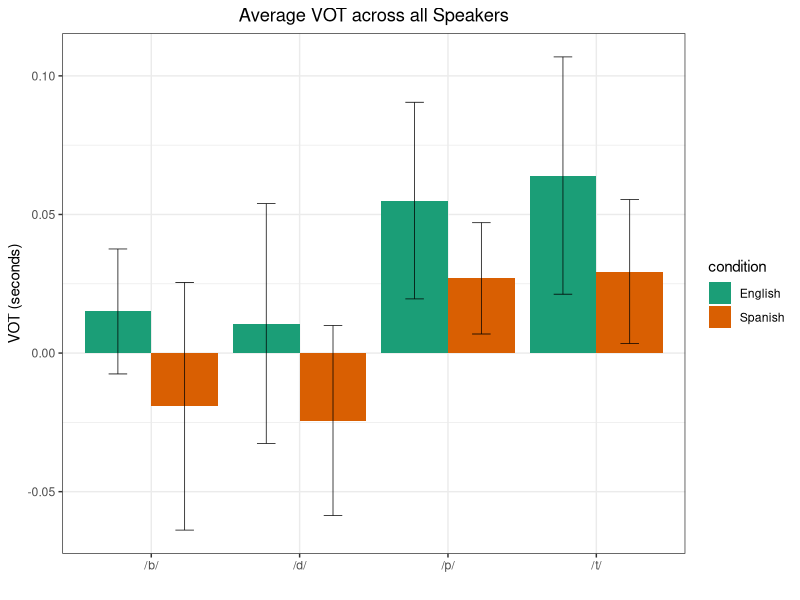
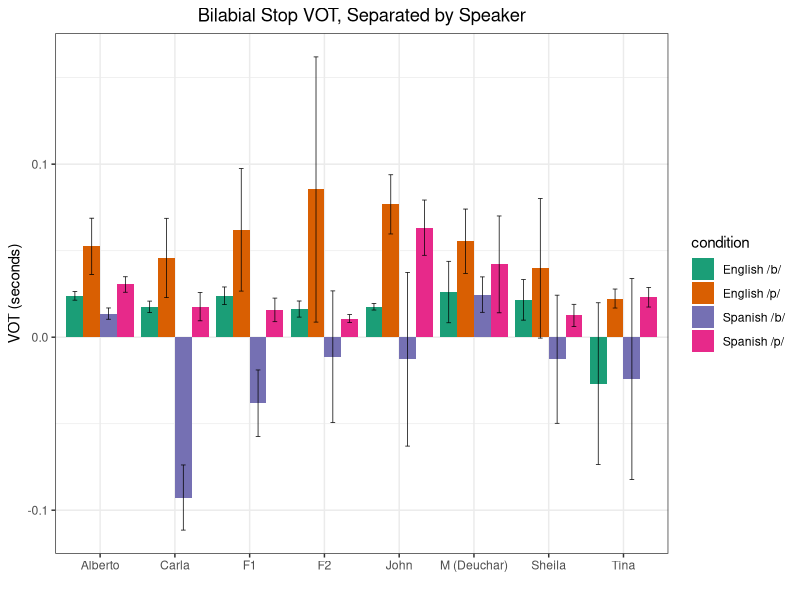
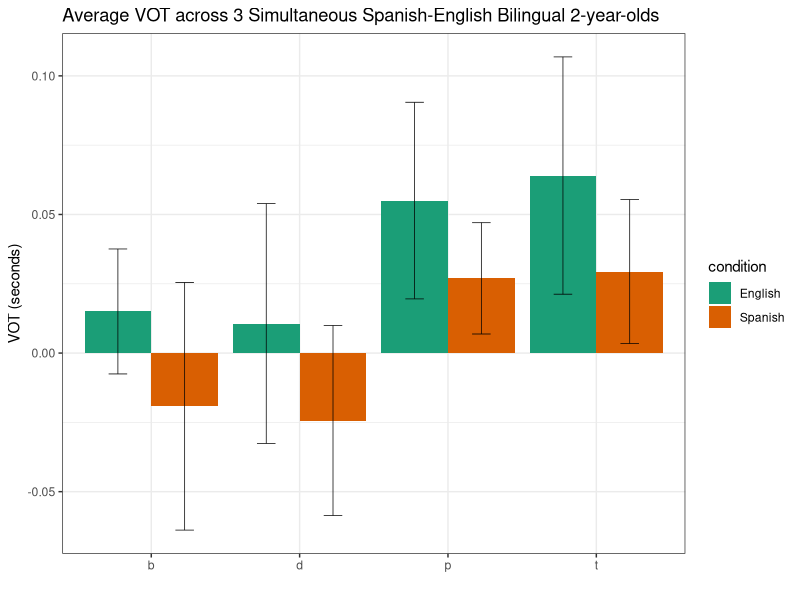
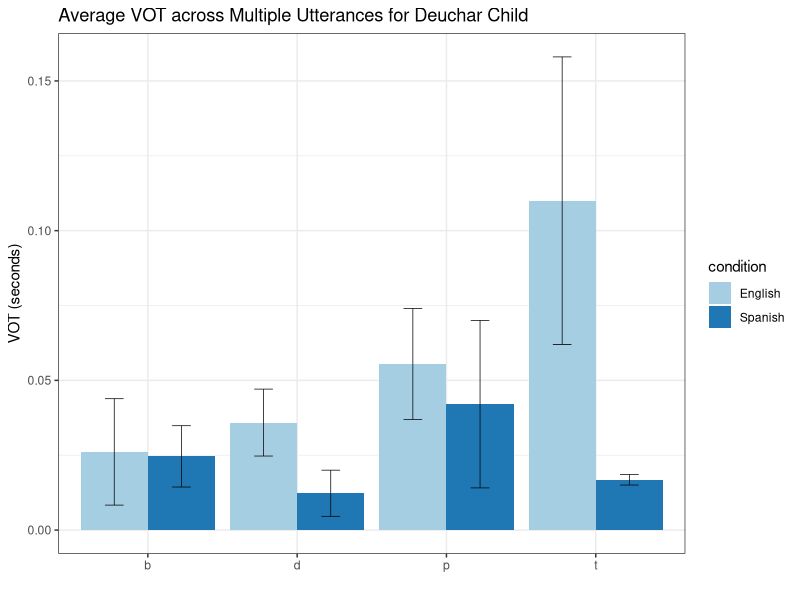

Recreate these plots in R, in order.
library(dplyr)
library(ggplot2)
#Read in the data from the CSV files 
english <- read.csv("cleaned_eng.csv")
spanish <- read.csv("cleaned_spa.csv")

#bilabial stops
english_b <-english %>% filter(Consonant == 'b')
english_p <-english %>% filter(Consonant == 'p')
spanish_b <- spanish  %>% filter(Consonant == 'b')
spanish_p <- spanish %>% filter(Consonant == 'p')

#alveolar stops
english_d <-english %>% filter(Consonant == 'd')
english_t <-english %>% filter(Consonant == 't')
spanish_d <- spanish  %>% filter(Consonant == 'd')
spanish_t <- spanish %>% filter(Consonant == 't')

#overall plot 
specie <- c(rep("/d/", 2), rep("/t/", 2), rep("/b/", 2), rep("/p/", 2))
condition <- rep(c("Spanish" , "English") , 4)
value <- c(mean(spanish_d$VOT), mean(english_d$VOT), mean(spanish_t$VOT),mean(english_t$VOT),  mean(spanish_b$VOT),mean(english_b$VOT),  mean(spanish_p$VOT),  mean(english_p$VOT))
sd <- c(sd(spanish_d$VOT), sd(english_d$VOT), sd(spanish_t$VOT), sd(english_t$VOT),  sd(spanish_b$VOT),sd(english_b$VOT),  sd(spanish_p$VOT),  sd(english_p$VOT))
data <- data.frame(specie,condition,value)
theme_set(theme_bw())
ggplot(data, aes(fill=condition, y=value, x=specie)) + 
  geom_bar(position="dodge", stat="identity") + xlab("") + scale_fill_brewer(palette="Dark2")+ ylab("VOT (seconds)") +  ggtitle("Average VOT across all Speakers") +geom_errorbar(aes(ymin=value-sd, ymax=value+sd), size=0.25, width=0.25, position=position_dodge(.9))+theme( plot.title = element_text(hjust = 0.5))

#now it's time for some t-tests
t.test(spanish_b$VOT, english_b$VOT, paired=FALSE, conf.level = 0.95)
t.test(spanish_p$VOT, english_p$VOT, paired=FALSE, conf.level = 0.95)
t.test(spanish_d$VOT, english_d$VOT, paired=FALSE, conf.level = 0.95)
t.test(spanish_t$VOT, english_t$VOT, paired=FALSE, conf.level = 0.95)


#bilabial stops for each speaker 
f1_eng_b <- english_b %>% filter(Speaker == 'ferfulice_1')
f1_eng_p <- english_p %>% filter(Speaker == 'ferfulice_1')
f2_eng_b <- english_b %>% filter(Speaker == 'ferfulice_2')
f2_eng_p <- english_p %>% filter(Speaker == 'ferfulice_2')
deuchar_eng_b <- english_b %>% filter(Speaker == 'deuchar')
deuchar_eng_p <- english_p %>% filter(Speaker == 'deuchar')
alberto_eng_b <- english_b %>% filter(Speaker == 'perez_alberto')
alberto_eng_p <- english_p %>% filter(Speaker == 'perez_alberto')
carla_eng_b <- english_b %>% filter(Speaker == 'perez_carla')
carla_eng_p <- english_p %>% filter(Speaker == 'perez_carla')
john_eng_b <- english_b %>% filter(Speaker == 'perez_john')
john_eng_p <- english_p %>% filter(Speaker == 'perez_john')
shiela_eng_b <- english_b %>% filter(Speaker == 'perez_shiela')
shiela_eng_p <- english_p %>% filter(Speaker == 'perez_shiela')
tina_eng_b <- english_b %>% filter(Speaker == 'perez_tina')
tina_eng_p <- english_p %>% filter(Speaker == 'perez_tina')

f1_spa_b <- spanish_b %>% filter(Speaker == 'ferfulice_1')
f1_spa_p <- spanish_p %>% filter(Speaker == 'ferfulice_1')
f2_spa_b <- spanish_b %>% filter(Speaker == 'ferfulice_2')
f2_spa_p <- spanish_p  %>% filter(Speaker == 'ferfulice_2')
deuchar_spa_b <- spanish_b %>% filter(Speaker == 'deuchar')
deuchar_spa_p <- spanish_p %>% filter(Speaker == 'deuchar')
alberto_spa_b <- spanish_b %>% filter(Speaker == 'perez_alberto')
alberto_spa_p <- spanish_p %>% filter(Speaker == 'perez_alberto')
carla_spa_b <- spanish_b %>% filter(Speaker == 'perez_carla')
carla_spa_p <- spanish_p %>% filter(Speaker == 'perez_carla')
john_spa_b <- spanish_b %>% filter(Speaker == 'perez_john')
john_spa_p <- spanish_p  %>% filter(Speaker == 'perez_john')
shiela_spa_b <- spanish_b %>% filter(Speaker == 'perez_shiela')
shiela_spa_p <- spanish_p  %>% filter(Speaker == 'perez_shiela')
tina_spa_b <- spanish_b %>% filter(Speaker == 'perez_tina')
tina_spa_p <- spanish_p  %>% filter(Speaker == 'perez_tina')

specie <- c(rep("F1", 4), rep("F2", 4), rep("M (Deuchar)", 4), rep("Alberto", 4), rep("Carla", 4), rep("John", 4),  rep("Sheila", 4),  rep("Tina", 4))
condition <- rep(c("English /b/", "English /p/", "Spanish /b/", "Spanish /p/") , 8)
value <- c(mean(f1_eng_b$VOT), mean(f1_eng_p$VOT), mean(f1_spa_b$VOT), mean(f1_spa_p$VOT),mean(f2_eng_b$VOT), mean(f2_eng_p$VOT), mean(f2_spa_b$VOT), mean(f2_spa_p$VOT), mean(deuchar_eng_b$VOT), mean(deuchar_eng_p$VOT), mean(deuchar_spa_b$VOT), mean(deuchar_spa_p$VOT),  mean(alberto_eng_b$VOT), mean(alberto_eng_p$VOT), mean(alberto_spa_b$VOT), mean(alberto_spa_p$VOT),  mean(carla_eng_b$VOT), mean(carla_eng_p$VOT), mean(carla_spa_b$VOT), mean(carla_spa_p$VOT),  mean(john_eng_b$VOT), mean(john_eng_p$VOT), mean(john_spa_b$VOT), mean(john_spa_p$VOT),  mean(shiela_eng_b$VOT), mean(shiela_eng_p$VOT), mean(shiela_spa_b$VOT), mean(shiela_spa_p$VOT), mean(tina_eng_b$VOT), mean(tina_eng_p$VOT), mean(tina_spa_b$VOT), mean(tina_spa_p$VOT))
sd <- c(sd(f1_eng_b$VOT), sd(f1_eng_p$VOT), sd(f1_spa_b$VOT), sd(f1_spa_p$VOT), sd(f2_eng_b$VOT), sd(f2_eng_p$VOT), sd(f2_spa_b$VOT), sd(f2_spa_p$VOT), sd(deuchar_eng_b$VOT), sd(deuchar_eng_p$VOT), sd(deuchar_spa_b$VOT), sd(deuchar_spa_p$VOT),  sd(alberto_eng_b$VOT), sd(alberto_eng_p$VOT), sd(alberto_spa_b$VOT), sd(alberto_spa_p$VOT), sd(carla_eng_b$VOT), sd(carla_eng_p$VOT), sd(carla_spa_b$VOT), sd(carla_spa_p$VOT), sd(john_eng_b$VOT), sd(john_eng_p$VOT), sd(john_spa_b$VOT), sd(john_spa_p$VOT),  sd(shiela_eng_b$VOT), sd(shiela_eng_p$VOT), sd(shiela_spa_b$VOT), sd(shiela_spa_p$VOT),sd(tina_eng_b$VOT), sd(tina_eng_p$VOT), sd(tina_spa_b$VOT),sd(tina_spa_p$VOT))
data <- data.frame(specie,condition,value)
theme_set(theme_bw())
ggplot(data, aes(fill=condition, y=value, x=specie)) + 
  geom_bar(position="dodge", stat="identity") + xlab("") + scale_fill_brewer(palette="Dark2")+ ylab("VOT (seconds)") +  ggtitle("Bilabial Stop VOT, Separated by Speaker") +geom_errorbar(aes(ymin=value-sd, ymax=value+sd), size=0.25, width=0.25, position=position_dodge(.9))+theme( plot.title = element_text(hjust = 0.5))












#get the spanish data for each speaker separately
fer1_spa <- spanish %>% filter(Speaker == 'ferfulice_1')
fer2_spa <- spanish %>% filter(Speaker == 'ferfulice_2')
deu_spa <- spanish %>% filter(Speaker == 'deuchar')
alberto_spa <-spanish %>% filter(Speaker == 'perez_alberto')







#get the spanish data for each speaker separately 
fer1_spa <- spanish %>% filter(Speaker == 'ferfulice_1')
fer2_spa <- spanish %>% filter(Speaker == 'ferfulice_2')
deu_spa <- spanish %>% filter(Speaker == 'deuchar')

#get the english data for each speaker separately 
fer1_eng <- english %>% filter(Speaker == 'ferfulice_1')
fer2_eng <- english %>% filter(Speaker == 'ferfulice_2')
deu_eng <- english %>% filter(Speaker == 'deuchar')

#extract segments individually 
d_eng <- english %>% filter(Consonant == 'd')
d_spa <- spanish %>% filter(Consonant == 'd')
t_eng <- english %>% filter(Consonant == 't')
t_spa <- spanish %>% filter(Consonant == 't')
b_eng <- english %>% filter(Consonant == 'b')
b_spa <- spanish %>% filter(Consonant == 'b')
p_eng <- english %>% filter(Consonant == 'p')
p_spa <- spanish %>% filter(Consonant == 'p')

#weird ggplot stuff from the internet
specie <- c(rep("d", 2), rep("t", 2), rep("b", 2), rep("p", 2))
condition <- rep(c("Spanish" , "English") , 4)
value <- c(mean(d_spa$VOT), mean(d_eng$VOT), mean(t_spa$VOT),mean(t_eng$VOT),  mean(b_spa$VOT),mean(b_eng$VOT),  mean(p_spa$VOT),  mean(p_eng$VOT))
sd <- c(sd(d_spa$VOT), sd(d_eng$VOT), sd(t_spa$VOT), sd(t_eng$VOT), sd(b_spa$VOT), sd(b_eng$VOT), sd(p_spa$VOT),  sd(p_eng$VOT))
data <- data.frame(specie,condition,value)
theme_set(theme_bw())
ggplot(data, aes(fill=condition, y=value, x=specie)) + 
  geom_bar(position="dodge", stat="identity") + xlab("") + scale_fill_brewer(palette="Dark2")+ ylab("VOT (seconds)") +  ggtitle("Average VOT across 3 Simultaneous Spanish-English Bilingual 2-year-olds") +geom_errorbar(aes(ymin=value-sd, ymax=value+sd), size=0.25, width=0.25, position=position_dodge(.9)) 

# Now for each speaker separately 
curr_eng <-deu_eng
curr_spa <-deu_spa
d_eng <- curr_eng %>% filter(Consonant == 'd')
d_spa <- curr_spa %>% filter(Consonant == 'd')
t_eng <- curr_eng %>% filter(Consonant == 't')
t_spa <- curr_spa %>% filter(Consonant == 't')
b_eng <- curr_eng %>% filter(Consonant == 'b')
b_spa <- curr_spa %>% filter(Consonant == 'b')
p_eng <- curr_eng %>% filter(Consonant == 'p')
p_spa <- curr_spa %>% filter(Consonant == 'p')
specie <- c(rep("d", 2), rep("t", 2), rep("b", 2), rep("p", 2))
condition <- rep(c("Spanish" , "English") , 4)
value <- c(mean(d_spa$VOT), mean(d_eng$VOT), mean(t_spa$VOT),mean(t_eng$VOT),  mean(b_spa$VOT),mean(b_eng$VOT),  mean(p_spa$VOT),  mean(p_eng$VOT))
sd <- c(sd(d_spa$VOT), sd(d_eng$VOT), sd(t_spa$VOT), sd(t_eng$VOT), sd(b_spa$VOT), sd(b_eng$VOT), sd(p_spa$VOT),  sd(p_eng$VOT))
data <- data.frame(specie,condition,value)
theme_set(theme_bw())
ggplot(data, aes(fill=condition, y=value, x=specie)) + 
  geom_bar(position="dodge", stat="identity") + xlab("") + scale_fill_brewer(palette="Paired")+ ylab("VOT (seconds)") +  ggtitle("Average VOT across Multiple Utterances for Deuchar Child") +geom_errorbar(aes(ymin=value-sd, ymax=value+sd), size=0.25, width=0.25, position=position_dodge(.9)) 




